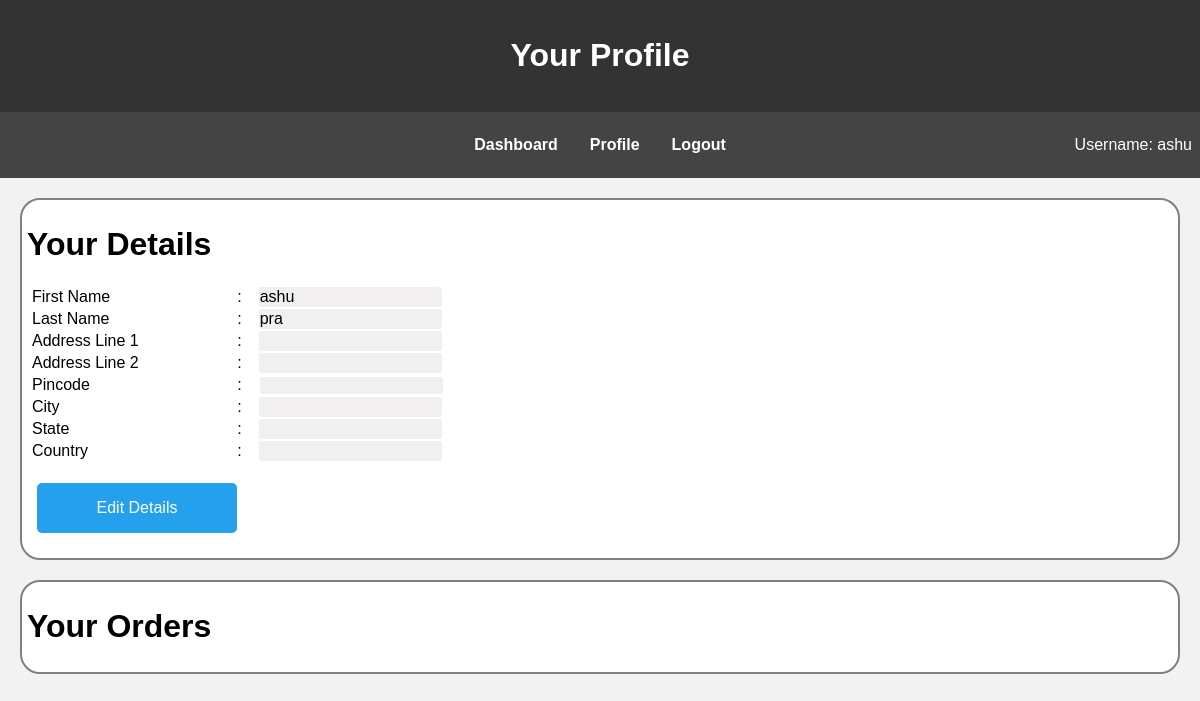
The page /profile/ (signed in) on the database its author committed.
### authen/models.py (models this page shows, shortened)
class User(AbstractUser):
    email = models.EmailField(unique=True, null=False)
    otp = models.PositiveIntegerField(null=True)
    verified = models.BooleanField(null=False, auto_created=False, default=False)

### pizzaDelivery/views.py (the view)
# urls.py: path('profile/', views.profilePage, name="profile"),
@login_required(login_url="login")
def profilePage(request):
    if request.method == "GET":
        curr_user = request.user
        curr_customer, exist = Customer.objects.get_or_create(user = curr_user)
        orders = Order.objects.prefetch_related("orderitems").filter(customer = curr_customer).filter(payment_status = "successfull")
        return render(request, "profile.html", {"customer": curr_customer, "orders":orders})
    return HttpResponseBadRequest()

### pizzaDelivery/templates/profile.html (shortened to what this page needs)
<!DOCTYPE html>
<html lang="en">
<head>
</head>
<body>
    <header>
        <h1>Your Profile</h1>
    </header>
    <nav>
        <ul>
            <li><a href="{% url 'dashboard' %}">Dashboard</a></li>
            {% if user.is_anonymous %}
            <li><a href="{% url 'login' %}">Login</a></li>
            <li><a href="{% url 'register' %}">Register</a></li>
            {% else %}
            <li><a href="{% url 'profile' %}">Profile</a></li>
            <li><a href="{% url 'logout' %}">Logout</a></li>
            {% endif %}
        </ul>
        <div style="flex: 1 1 1px; flex-wrap: wrap; text-align: right;"><p>Username: {{ request.user.username }}</p></div>
    </nav>
    <main>
        <div class="container">
            <h1>Your Details</h1>
            <table>
                <tbody>
                    <tr>
                        <td style="width: 50%; align-items: left;">First Name</td>
                        <td style="width: 5%;">:</td>
                        <td class="editable" id="first_name">{{ request.user.first_name }}</td>
                    </tr>
                    <tr>
                        <td>Last Name</td>
                        <td>:</td>
                        <td class="editable" id="last_name">{{ request.user.last_name }}</td>
                    </tr>
                    <tr>
                        <td style="width: 50%; align-items: left;">Address Line 1</td>
                        <td style="width: 5%;">:</td>
                        <td class="editable" id="add_l1">{{ customer.address_line1 }}</td>
                    </tr>
                    <tr>
                        <td>Address Line 2</td>
                        <td>:</td>
                        <td class="editable" id="add_l2">{{ customer.address_line2 }}</td>
                    </tr>
                    <tr>
                        <td>Pincode</td>
                        <td>:</td>
                        <td ><input class="editable" type="number"
                                value="{{ customer.pincode }}" id="pincode" disabled oninput="if(this.value>999999){this.value = this.value.slice(0, 6);}
                                    else if(this.value<0){this.value='0';}">
                        </td>
                    </tr>
                    <tr>
                        <td>City</td>
                        <td>:</td>
                        <td class="editable" id="city">{{ customer.city }}</td>
                    </tr>
                    <tr>
                        <td>State</td>
                        <td>:</td>
                        <td class="editable" id="state">{{ customer.state }}</td>
                    </tr>
                    <tr>
                        <td>Country</td>
                        <td>:</td>
                        <td class="editable" id="country">{{ customer.country }}</td>
                    </tr>
                </tbody>
            </table>
            <div style="display: block; margin: 10px;">
                <input id="edit_profile_btn" type="button" value="Edit Details" onclick=makeEditable();>
            </div>
        </div>
        <div class="container">
            <h1>Your Orders</h1>
        </div>
    </main>
</body>
</html>

### pizzaDelivery/templates/profile.html (style rules this page uses)
body { font-family: Arial, sans-serif; margin: 0; padding: 0; background-color: #f2f2f2; }
header { background-color: #333; color: white; padding: 1em; text-align: center; }
nav { display: flex; align-items: center; background-color: #444; color: white; padding: 0.5em; text-align: center; }
nav ul { flex: 10% 1 1 1; flex-wrap: wrap; list-style-type: none; margin: 0; padding: 0; display: flex; justify-content: center; }
nav ul li { margin: 0 1em; }
nav ul li a { color: white; text-decoration: none; font-weight: bold; }
.container { display: block; margin: 20px; padding: 5px; border: 2px solid grey; border-radius: 20px; background-color: #fff; }
table { display: inline; margin: 1px; padding: 1px; font-size: 16px; height: 1px; width: 50%; }
.editable { border-radius: 2px; background-color: rgb(241, 239, 239); }
input[type="button"] { width: 200px; height: 50px; margin-top: 10px; margin-bottom: 10px; background-color: #24a0ed; border: none; border-radius: 5px; color: #fff; cursor: pointer; font-size: 16px; transition: background-color .5s; }
#pincode { border: none; background-color: rgb(241, 239, 239); width: 99%; height: 100%; }

### rows shown on the page
User: user.username "ashu", user.first_name "ashu", user.last_name "pra"
